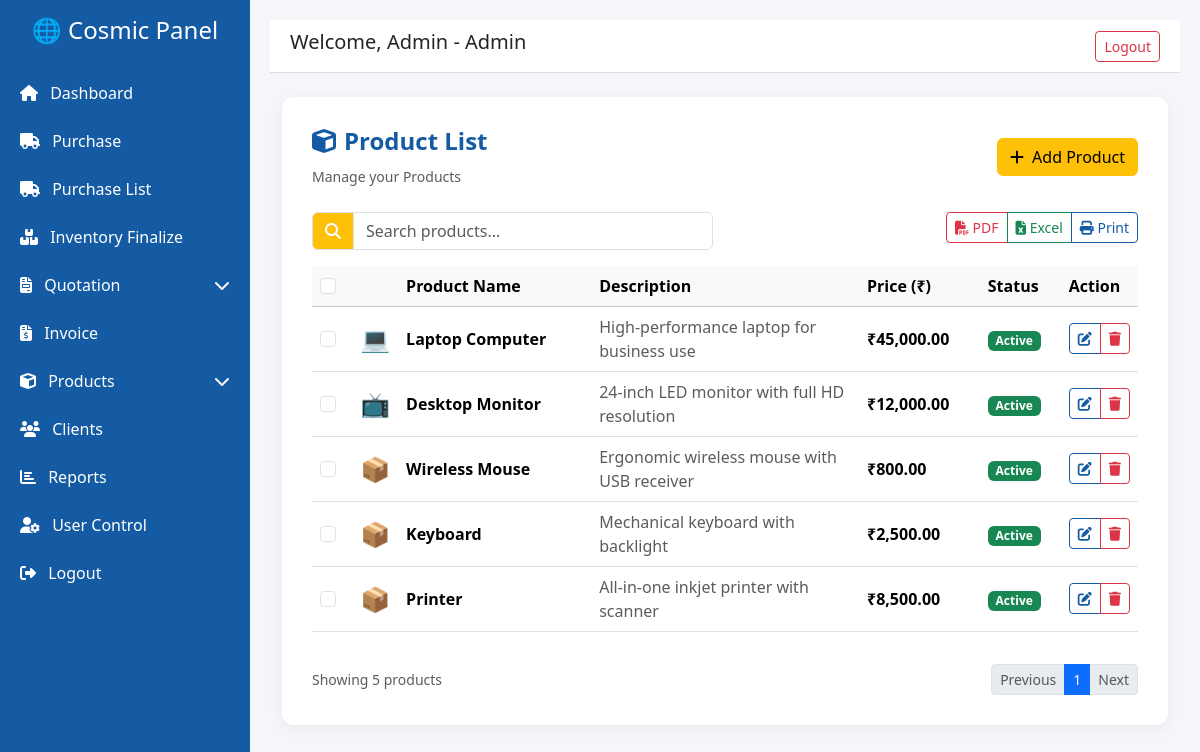
Page /product_list.php (signed in) on the committed database.
### tables this page shows
CREATE TABLE IF NOT EXISTS products (
    product_id INT AUTO_INCREMENT PRIMARY KEY,
    product_name VARCHAR(255) NOT NULL UNIQUE,
    description TEXT,
    price DECIMAL(10,2) NOT NULL,
    status ENUM('Active', 'Inactive') DEFAULT 'Active',
    created_by INT,
    created_at TIMESTAMP DEFAULT CURRENT_TIMESTAMP,
    updated_at TIMESTAMP DEFAULT CURRENT_TIMESTAMP ON UPDATE CURRENT_TIMESTAMP,
    FOREIGN KEY (created_by) REFERENCES users(user_id) ON DELETE SET NULL
);

### product_list.php (the view, shortened to what this page needs)
<?php
include 'config/db.php';
$role = $_SESSION['user']['role'];
$query = "SELECT * FROM products ORDER BY created_at DESC";
$result = mysqli_query($conn, $query);
?>
<!DOCTYPE html>
<html lang="en">
<?php include 'head.php'; ?>
<body>
<?php include 'sidebar.php'; ?>
<div class="main">
    <?php include 'header.php'; ?>
    <div class="container-fluid py-4">
        <div class="form-section">
            <div class="form-header d-flex justify-content-between align-items-center mb-4">
                <div>
                    <h4 class="form-title"><i class="fas fa-cube me-2"></i>Product List</h4>
                    <small class="text-muted">Manage your Products</small>
                </div>
                <a href="add_product.php" class="btn btn-warning">
                    <i class="fas fa-plus me-1"></i> Add Product
                </a>
            </div>
            <div class="row mb-3">
                <div class="col-md-6">
                    <div class="input-group">
                        <span class="input-group-text bg-warning text-white">
                            <i class="fas fa-search"></i>
                        </span>
                        <input type="text" class="form-control" placeholder="Search products..." id="searchInput">
                    </div>
                </div>
                <div class="col-md-6 text-end">
                    <div class="btn-group">
                        <button class="btn btn-outline-danger btn-sm" onclick="exportToPDF()">
                            <i class="fas fa-file-pdf"></i> PDF
                        </button>
                        <button class="btn btn-outline-success btn-sm" onclick="exportToExcel()">
                            <i class="fas fa-file-excel"></i> Excel
                        </button>
                        <button class="btn btn-outline-primary btn-sm" onclick="printTable()">
                            <i class="fas fa-print"></i> Print
                        </button>
                    </div>
                </div>
            </div>
            <div class="table-responsive">
                <table class="table table-hover align-middle" id="productTable">
                    <thead class="table-light">
                        <tr>
                            <th width="5%">
                                <input type="checkbox" class="form-check-input" id="selectAll">
                            </th>
                            <th width="5%"></th>
                            <th width="25%">Product Name</th>
                            <th width="35%">Description</th>
                            <th width="15%">Price (₹)</th>
                            <th width="10%">Status</th>
                            <th width="10%">Action</th>
                        </tr>
                    </thead>
                    <tbody>
                        <?php if (mysqli_num_rows($result) > 0): ?>
                            <?php while ($row = mysqli_fetch_assoc($result)): ?>
                                <?php
                                $product_name = $row['product_name'];
                                $icon = '📦';
                                if (stripos($product_name, 'macbook') !== false || stripos($product_name, 'laptop') !== false) $icon = '💻';
                                elseif (stripos($product_name, 'iphone') !== false || stripos($product_name, 'phone') !== false) $icon = '📱';
                                elseif (stripos($product_name, 'samsung') !== false) $icon = '📱';
                                elseif (stripos($product_name, 'ipad') !== false || stripos($product_name, 'tablet') !== false) $icon = '📱';
                                elseif (stripos($product_name, 'airpods') !== false || stripos($product_name, 'headphone') !== false) $icon = '🎧';
                                elseif (stripos($product_name, 'watch') !== false) $icon = '⌚';
                                elseif (stripos($product_name, 'tv') !== false || stripos($product_name, 'monitor') !== false) $icon = '📺';
                                $status_class = $row['status'] == 'Active' ? 'bg-success' : 'bg-secondary';
                                ?>
                                <tr>
                                    <td>
                                        <input type="checkbox" class="form-check-input row-checkbox">
                                    </td>
                                    <td>
                                        <span style="font-size: 1.5em;"><?= $icon ?></span>
                                    </td>
                                    <td>
                                        <strong><?= htmlspecialchars($product_name) ?></strong>
                                    </td>
                                    <td>
                                        <span class="text-muted">
                                            <?= htmlspecialchars(substr($row['description'], 0, 80)) ?>
                                        </span>
                                    </td>
                                    <td>
                                        <strong>₹<?= number_format($row['price'], 2) ?></strong>
                                    </td>
                                    <td>
                                        <span class="badge <?= $status_class ?>"><?= $row['status'] ?></span>
                                    </td>
                                    <td>
                                        <div class="btn-group">
                                            <a href="product_edit.php?id=<?= $row['product_id'] ?>"
                                               class="btn btn-outline-primary btn-sm" title="Edit">
                                                <i class="fas fa-edit"></i>
                                            </a>
                                            <a href="product_delete.php?id=<?= $row['product_id'] ?>"
                                               class="btn btn-outline-danger btn-sm"
                                               onclick="return confirm('Are you sure you want to delete this product?')"
                                               title="Delete">
                                                <i class="fas fa-trash"></i>
                                            </a>
                                        </div>
                                    </td>
                                </tr>
                            <?php endwhile; ?>
                        <?php endif; ?>
                    </tbody>
                </table>
            </div>
            <?php if (mysqli_num_rows($result) > 0): ?>
                <div class="d-flex justify-content-between align-items-center mt-3">
                    <small class="text-muted">
                        Showing <?= mysqli_num_rows($result) ?> products
                    </small>
                    <nav aria-label="Page navigation">
                        <ul class="pagination pagination-sm mb-0">
                            <li class="page-item disabled">
                                <a class="page-link" href="#" tabindex="-1">Previous</a>
                            </li>
                            <li class="page-item active">
                                <a class="page-link" href="#">1</a>
                            </li>
                            <li class="page-item disabled">
                                <a class="page-link" href="#">Next</a>
                            </li>
                        </ul>
                    </nav>
                </div>
            <?php endif; ?>
        </div>
    </div>
</div>
</body>
</html>

### head.php (shortened to what this page needs)
<head>
  <link href="https://cdn.jsdelivr.net/npm/bootstrap@5.3.2/dist/css/bootstrap.min.css" rel="stylesheet">
  <link href="https://cdnjs.cloudflare.com/ajax/libs/font-awesome/6.4.0/css/all.min.css" rel="stylesheet">
  <link rel="stylesheet" href="assets/css/style.css">
</head>

### sidebar.php (shortened to what this page needs)
<div class="sidebar">
    <h4 class="text-center py-3">🌐 Cosmic Panel</h4>
    <a href="dashboard.php"><i class="fas fa-home me-2"></i> Dashboard</a>
    <?php if ($role == 'inventory'): ?>
        <a href="add_purchase.php"><i class="fas fa-truck me-2"></i> Purchase</a>
        <a href="purchase_list.php"><i class="fas fa-truck me-2"></i> Purchase List</a>
    <?php elseif ($role == 'admin'): ?>
        <a href="add_purchase.php"><i class="fas fa-truck me-2"></i> Purchase</a>
        <a href="purchase_list.php"><i class="fas fa-truck me-2"></i> Purchase List</a>
        <a href="inventory_finalize.php"><i class="fas fa-boxes me-2"></i> Inventory Finalize</a>
        <div class="sidebar-dropdown">
            <a href="javascript:void(0)" onclick="toggleDropdown(this)">
                <span><i class="fas fa-file-invoice me-2"></i> Quotation</span>
                <i class="fas fa-chevron-down dropdown-icon"></i>
            </a>
        </div>
        <a href="invoice.php"><i class="fas fa-file-invoice-dollar me-2"></i> Invoice</a>
        <div class="sidebar-dropdown">
            <a href="javascript:void(0)" onclick="toggleDropdown(this)">
                <span><i class="fas fa-cube me-2"></i> Products</span>
                <i class="fas fa-chevron-down dropdown-icon"></i>
            </a>
        </div>
        <a href="clients.php"><i class="fas fa-users me-2"></i> Clients</a>
        <a href="reports.php"><i class="fas fa-chart-bar me-2"></i> Reports</a>
        <a href="admin_users.php"><i class="fas fa-user-cog me-2"></i> User Control</a>
    <?php endif; ?>
    <a href="logout.php"><i class="fas fa-sign-out-alt me-2"></i> Logout</a>
</div>

### header.php (shortened to what this page needs)
 <?php
$role = $_SESSION['user']['role'] ?? '';
$name = $_SESSION['user']['name'] ?? 'User';
?>
<div class="topbar">
        <h5>Welcome, <?= ucfirst($role) ?> - <?= htmlspecialchars($name) ?></h5>
        <a href="logout.php" class="btn btn-outline-danger btn-sm">Logout</a>
    </div>

### assets/css/style.css (style rules this page uses)
body { font-family: 'Segoe UI', sans-serif; background-color: #f5f6fa; }
.sidebar { width: 250px; position: fixed; height: 100%; background: #155ba3; color: #fff; }
.sidebar a { color: #fff; display: block; padding: 12px 20px; text-decoration: none; transition: background 0.3s; }
.sidebar-dropdown { position: relative; }
.sidebar-dropdown > a { display: flex; justify-content: space-between; align-items: center; cursor: pointer; }
.sidebar-dropdown .dropdown-icon { transition: transform 0.3s ease; }
.topbar { background: #fff; padding: 10px 20px; border-bottom: 1px solid #ddd; display: flex; justify-content: space-between; align-items: center; }
.main { margin-left: 250px; padding: 20px; }
.form-section { background-color: #fff; padding: 30px; border-radius: 12px; box-shadow: 0 4px 16px rgba(0, 0, 0, 0.05); }
.form-title { font-size: 1.5rem; color: #155ba3; font-weight: 600; }
.btn-outline-primary { color: #155ba3; border-color: #155ba3; }
.table thead { background-color: #155ba3; color: #fff; }
.table td, .table th { vertical-align: middle; }

### rows in the picture
products: product_name "💻", product_name "Laptop Computer", description "High-performance laptop for business use", price "45,000.00", status "Active"
products: product_name "📺", product_name "Desktop Monitor", description "24-inch LED monitor with full HD resolution", price "12,000.00", status "Active"
products: icon "📦", product_name "Wireless Mouse", description "Ergonomic wireless mouse with USB receiver", price "800.00", status "Active"
products: icon "📦", product_name "Keyboard", description "Mechanical keyboard with backlight", price "2,500.00", status "Active"
products: icon "📦", product_name "Printer", description "All-in-one inkjet printer with scanner", price "8,500.00", status "Active"

### other values in the picture
$role "Admin"
$name "Admin"
mysqli_num_rows($result) "5"
